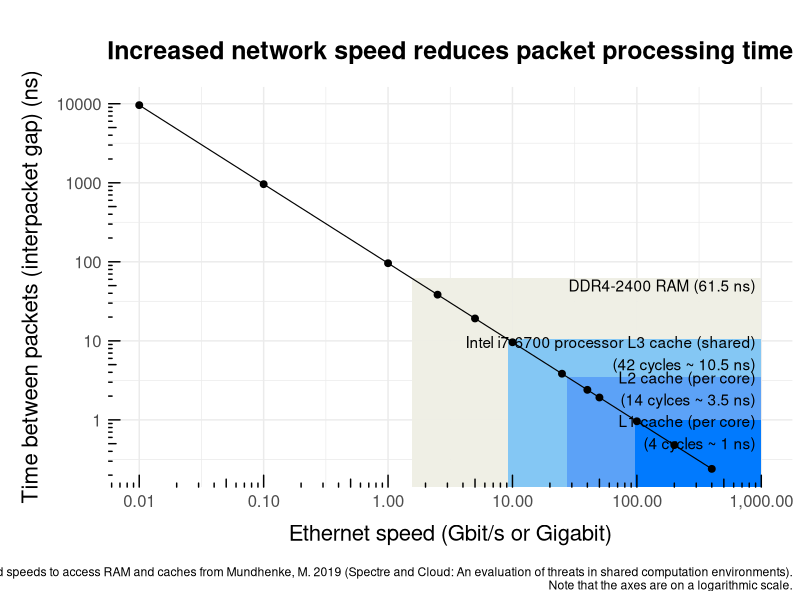

Here is the R script that generated this plot:
#########################################################
## Plotting interpacket gap versus Ethernet speed
#########################################################

# setup
rm(list = ls())

# load libraries
library(tidyverse)
library(scales)

# source for the ethernet speeds: 
# https://en.wikipedia.org/wiki/Interpacket_gap

# 9.6 µs for 10 Mbit/s Ethernet,
# 0.96 µs for 100 Mbit/s (Fast) Ethernet,
# 96 ns for Gigabit Ethernet,
# 38.4 ns for 2.5 Gigabit Ethernet,
# 19.2 ns for 5 Gigabit Ethernet,
# 9.6 ns for 10 Gigabit Ethernet,
# 3.84 ns for 25 Gigabit Ethernet,
# 2.4 ns for 40 Gigabit Ethernet,
# 1.92 ns for 50 Gigabit Ethernet,
# 0.96 ns for 100 Gigabit Ethernet,
# 0.48 ns for 200 Gigabit Ethernet, and
# 0.24 ns for 400 Gigabit Ethernet.[1]

# interpacket_gaps <- c(9.6 µs, 0.96 µs, 96 ns, 38.4 ns, 19.2 ns, 9.6 ns, 3.84 ns, 2.4 ns, 1.92 ns, 0.96 ns, 0.48 ns, 0.24 ns)
# ethernet_speed <- c(10 Mbit/s, 100 Mbit/s, 1 Gigabit, 2.5 Gigabit, 5 Gigabit, 10 Gigabit, 25 Gigabit, 40 Gigabit, 50 Gigabit, 100 Gigabit, 200 Gigabit, 400 Gigabit)

# define inputs assuming that 1 Gigabit =  1 Gbit/s
interpacket_gaps_ns <- c(9600, 960, 96, 38.4, 19.2, 9.6, 3.84, 2.4, 1.92, 0.96, 0.48, 0.24)
ethernet_speed_gbps <- c(0.01, 0.1, 1, 2.5, 5, 10, 25, 40, 50, 100, 200, 400)

data <- tibble(interpacket_gaps_ns, ethernet_speed_gbps)
# write_csv(data,"~/Projects/ethernet/data.csv")

# FOR THE PLOT:
# the interpacket gap as the response variable, and
# the ethernet speed as the predictor variable
# FOR THE FUNCTION: 
# the ethernet speed as the predictor variable, and
# the interpacket gap as the response variable

# power function

# define the variables
x <- data$ethernet_speed_gbps
y <- data$interpacket_gaps_ns

# define the model 
model <- lm(log(x) ~ log(y), data = data)

my_model <- lm(log(y)~ log(x))
summary(my_model)

attach(data)
nmodel <- lm(log(ethernet_speed_gbps)~ log(interpacket_gaps_ns))
summary(nmodel)

mmodel <- lm(log(interpacket_gaps_ns)~ log(ethernet_speed_gbps))

mmodel_coefficients <- mmodel$coefficients
new <- data.frame(interpacket_gaps_ns = 1)
predict(nmodel, newdata = new)
new <- data.frame(y = 1)
predict(mmodel, new, se.fit = TRUE)


# model returns:
# Call: lm(formula = log(x) ~ log(y), data = data)
# Coefficients: (Intercept): 4.564
# Coefficients: log(y): -1.000 

# power function so f(x) = k*x^p
# k and p are real numbers 
# k is known as the coefficient

coefficient <- 4.564
p <- -1.000

y <- data$ethernet_speed_gbps
x <- data$interpacket_gaps_ns
xmodel <- lm(log(y) ~ log(x))
summary(xmodel)
gaps <- data.frame(x = c(61.5, 10.5, 3.5, 1))
test <- predict(xmodel, newdata = gaps)

# finding the x value for the y values from the Moritz paper

ram_y_gap <- 61.5
l3_y_gap <- 10.5
l2_y_gap <- 3.5
l1_y_gap <- 1

ram_x_speed <- exp(coefficient)*(ram_y_gap^p)
l3_x_speed <- exp(coefficient)*(l3_y_gap^p)
l2_x_speed <- exp(coefficient)*(l2_y_gap^p)
l1_x_speed <- exp(coefficient)*(l1_y_gap^p)

ram_x_speed <- 1.560976
l3_x_speed <- 9.142857
l2_x_speed <- 27.428571
l1_x_speed <- 96.000000

# reference for the speed of cycles to access the caches and the RAM
# Intel i7-6700 processor using DDR4-2400 RAM
# Mundhenke, M. (2019). Spectre and Cloud: An evaluation of threats in shared computation environments.

# Source: Mundhenke, M. (2019). Spectre and Cloud: An evaluation of threats in shared computation environments. Timing are calculated assuming a clock speed of 4 GHz for an Intel i7-6700 processor using DDR4-2400 RAM.

# plotting the data

data %>%
  ggplot(aes(x = ethernet_speed_gbps, y = interpacket_gaps_ns)) +
  geom_rect(mapping=aes(xmin=ram_x_speed, xmax=1000, ymin=0, ymax=ram_y_gap), fill = "#eeeee4", alpha=0.3) +
  geom_rect(mapping=aes(xmin=l3_x_speed, xmax=1000, ymin=0, ymax=l3_y_gap), fill = "#85c8f5", alpha=0.3) +
  geom_rect(mapping=aes(xmin=l2_x_speed, xmax=1000, ymin=0, ymax=l2_y_gap), fill = "#5ca1fa", alpha=0.3) +
  geom_rect(mapping=aes(xmin=l1_x_speed, xmax=1000, ymin=0, ymax=l1_y_gap), fill = "#007bff", alpha=0.3) +
  geom_point(size = 2) + 
  geom_smooth(color = "black", size = 0.4) +
  scale_x_continuous(
    trans = "log10", 
    labels = comma, 
    limits = c(NA, 1000),
    breaks = c(0, 0.01, 0.1, 1, 10, 100, 1000),
    ) +
  annotation_logticks(base = 10) +
  scale_y_continuous(trans = "log10") +
  labs(
    title = "Increased network speed reduces packet processing time",
    x = "Ethernet speed (Gbit/s or Gigabit)",
    y = "Time between packets (interpacket gap) (ns)",
    caption = "Sources: Ethernet speeds from IEEE (on Wikipedia) and speeds to access RAM and caches from Mundhenke, M. 2019 (Spectre and Cloud: An evaluation of threats in shared computation environments).\nNote that the axes are on a logarithmic scale."
  ) + 
  theme_minimal() + 
  theme(
    plot.title = element_text(size=18, face="bold", margin=margin(20,0,20,0), hjust = 0.5, vjust = 0),
    axis.title.x = element_text(size=16, margin=margin(10,0,10,0)),
    axis.title.y = element_text(size=16, margin=margin(0,10,0,10)),
    axis.text.x = element_text(size=12),
    axis.text.y = element_text(size=12),
    legend.title = element_text(size = 14),
    legend.text = element_text(size = 12)
  ) +
#  annotate("text", x=900, y=140, label= "Intel i7-6700 processor", hjust = 1) +
  annotate("text", x=900, y=50, label= "DDR4-2400 RAM (61.5 ns)", hjust = 1) +
  annotate("text", x=900, y=7, label= "Intel i7-6700 processor L3 cache (shared)\n (42 cycles ~ 10.5 ns)", hjust = 1) +
  annotate("text", x=900, y=2.5, label= "L2 cache (per core)\n (14 cylces ~ 3.5 ns)", hjust = 1) +
  annotate("text", x=900, y=0.7, label= "L1 cache (per core)\n (4 cycles ~ 1 ns)", hjust = 1)